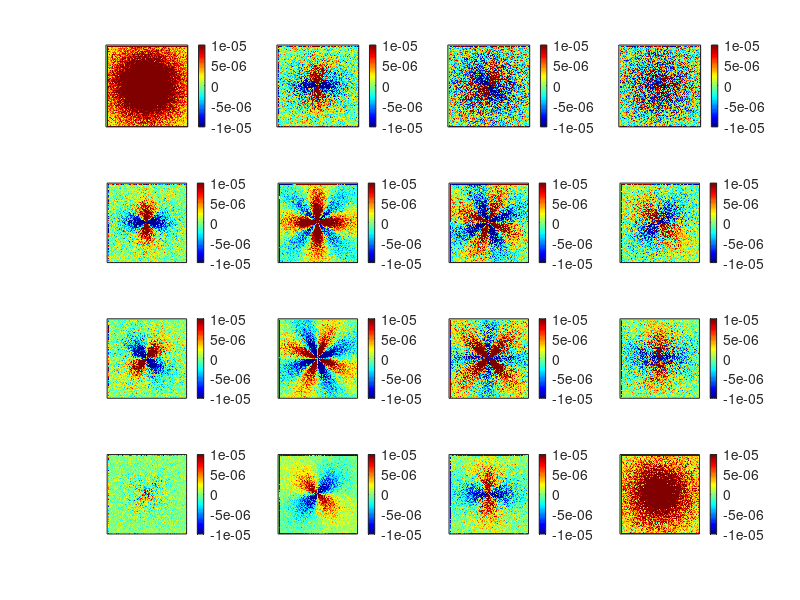

Recreate this plot in MATLAB. (Note: this script raises an error after producing the figure.)
% Models correction for mirror by Cameronclose allclear allwarning offradius  	= 2.03/2; % microns */lambda 		= 0.6328; % microns nre_med = 1.333;mus		= 11.742;s=(10/mus)/80;x=[-40:40]*s;y=[-40:40]*s;%----------------------------------------------------------%% H source%----------------------------------------------------------%load outHIhi 	= (outHI);clear outHIload outHQhq 	= (outHQ);clear outHQload outHUhu	= (outHU);clear outHUload outHVhv 	= (outHV);clear outHVHH	= flipud(fliplr((hi+hq)/2));HV	= flipud(fliplr((hi-hq)/2));HP	= flipud(fliplr((hi-hu)/2)); % mirror rotation HR	= flipud(fliplr((hi+hv)/2)); % mirror rotation %----------------------------------------------------------% V source%----------------------------------------------------------%load outVIvi 	= (outVI);clear outVIload outVQvq 	= (outVQ);clear outVQload outVUvu	= (outVU);clear outVUload outVVvv 	= (outVV);clear outVVVH	= flipud(fliplr((vi+vq)/2));VV	= flipud(fliplr((vi-vq)/2));VP	= flipud(fliplr((vi-vu)/2)); % mirror rotation VR	= flipud(fliplr((vi+vv)/2)); % mirror rotation %----------------------------------------------------------%% P source%----------------------------------------------------------%load outPIpPi 	= (outPI);clear outPIload outPQpq 	= (outPQ);clear outPQload outPUpu	= (outPU);clear outPUload outPVpv 	= (outPV);clear outPVPH	= flipud(fliplr((pPi+pq)/2));PV	= flipud(fliplr((pPi-pq)/2));PP	= flipud(fliplr((pPi-pu)/2)); % mirror rotation PR	= flipud(fliplr((pPi+pv)/2)); % mirror rotation %----------------------------------------------------------%% R source%----------------------------------------------------------%load outRIri 	= (outRI);clear outRIload outRQrq 	= (outRQ);clear outRQload outRUru	= (outRU);clear outRUload outRVrv 	= (outRV);clear outRVRH=flipud(fliplr((ri+rq)/2));RV=flipud(fliplr((ri-rq)/2));RP=flipud(fliplr((ri-ru)/2)); % mirror rotation RR=flipud(fliplr((ri+rv)/2)); % mirror rotation %----------------------------------------------------------%% Mueller generation%----------------------------------------------------------%m11=HH+HV+VH+VV; m12=HH+HV-VH-VV; m13=2*PH+2*PV-m11; m14=2*RH+2*RV-m11;m21=HH-HV+VH-VV; m22=HH-HV-VH+VV; m23=2*PH-2*PV-m21; m24=2*RH-2*RV-m21; m31=2*HP+2*VP-m11; m32=2*HP-2*VP-m12; m33=4*PP-2*PH-2*PV-m31; m34=4*RP-2*RH-2*RV-m31; m41=2*HR+2*VR-m11; m42=2*HR-2*VR-m12; m43=4*PR-2*PH-2*PV-m41; m44=4*RR-2*RH-2*RV-m41; x=[-20:20]*s;y=[-20:20]*s;miin=-5e-5;maax=5e-5;set(gca,'fontsize',15)set(colorbar,'fontsize',15)if 0 %set this to 1 if you want to select a different m11 area'grab a section of the m11 image just off the center'    imagesc(m11)    a=imcrop;    norm=mean2(a);endnorm=1e6;rest=[-1e-5 1e-5];figure(1);clf;colormap(jet)subplot(4,4,1)imagesc(x,y,m11./norm,rest);set(gca,'Xtick',[]);set(gca,'Ytick',[]);axis('square')colorbarsubplot(4,4,2)imagesc(x,y,m12./norm,rest);set(gca,'Xtick',[]);set(gca,'Ytick',[]);colorbaraxis('square')colorbarsubplot(4,4,3)imagesc(x,y,m13./norm,rest);set(gca,'Xtick',[]);set(gca,'Ytick',[]);axis('square')colorbarsubplot(4,4,4)imagesc(x,y,m14./norm,rest);set(gca,'Xtick',[]);set(gca,'Ytick',[]);axis('square')colorbarsubplot(4,4,5)imagesc(x,y,m21./norm,rest);set(gca,'Xtick',[]);set(gca,'Ytick',[]);axis('square')colorbarsubplot(4,4,6)imagesc(x,y,m22./norm,rest);set(gca,'Xtick',[]);set(gca,'Ytick',[]);axis('square')colorbarsubplot(4,4,7)imagesc(x,y,m23./norm,rest);set(gca,'Xtick',[]);set(gca,'Ytick',[]);axis('square')colorbarsubplot(4,4,8)imagesc(x,y,m24./norm,rest);set(gca,'Xtick',[]);set(gca,'Ytick',[]);axis('square')colorbarsubplot(4,4,9)imagesc(x,y,m31./norm,rest);set(gca,'Xtick',[]);set(gca,'Ytick',[]);axis('square')colorbarsubplot(4,4,10)imagesc(x,y,m32./norm,rest);set(gca,'Xtick',[]);set(gca,'Ytick',[]);axis('square')colorbarsubplot(4,4,11)imagesc(x,y,m33./norm,rest);set(gca,'Xtick',[]);set(gca,'Ytick',[]);axis('square')colorbarsubplot(4,4,12)imagesc(m34./norm,rest);set(gca,'Xtick',[]);set(gca,'Ytick',[]);axis('square')colorbarsubplot(4,4,13)imagesc(x,y,m41./norm,rest);set(gca,'Xtick',[]);set(gca,'Ytick',[]);axis('square')colorbarsubplot(4,4,14)imagesc(x,y,m42./norm,rest);set(gca,'Xtick',[]);set(gca,'Ytick',[]);axis('square')colorbarsubplot(4,4,15)imagesc(x,y,m43./norm,rest);set(gca,'Xtick',[]);set(gca,'Ytick',[]);axis('square')colorbarsubplot(4,4,16)imagesc(x,y,m44./norm,rest);set(gca,'Xtick',[]);set(gca,'Ytick',[]);axis('square')colorbar%quarterwaveplate at 45 degrees orientation% pi=3.1416% MM=[1 0 0 0;%     0 cos(pi/2) 0 -sin(pi/2);%     0 0 1 0;%     0 sin(pi/2) 0 cos(pi/2)]+.001;% % cd ..for i=1:99    for j=1:99        MM=[m11(i,j) m12(i,j) m13(i,j) m14(i,j);            m21(i,j) m22(i,j) m23(i,j) m24(i,j);            m31(i,j) m32(i,j) m33(i,j) m34(i,j);            m41(i,j) m42(i,j) m43(i,j) m44(i,j)];                   if det(MM)<=0             Mdepol(i,j)=NaN;        Morientation(i,j)=NaN;        linr(i,j)=NaN;       else        [depol,linreta,orientation,diattenuation]=decompose_images((MM));               Mdepol(i,j)=depol;        Morientation(i,j) =orientation;        linr(i,j) =linreta;        Diattenuation(i,j)=diattenuation;       end    endendfigure(2);clfsubplot(2,2,1)imagesc(Mdepol,[-1 1]);colorbartitle('depol')subplot(2,2,2)imagesc(abs(Morientation)*180/3.1416);colorbar%title(mean2(Morientation)*180/3.1416)title('Orientation')%title(nanmean(abs(Morientation(:)))*180/3.1416)subplot(2,2,3)imagesc(abs(linr)*180/3.1416,[0 40]);colorbartitle('retardation')colorbarsubplot(2,2,4)imagesc(Diattenuation,[0 1]);colorbartitle('diattenuation')colorbar